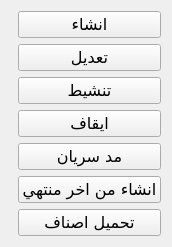
             <widget class="QWidget" name="QM_Promotion_Prom">
              <property name="geometry">
               <rect>
                <x>-89</x>
                <y>0</y>
                <width>172</width>
                <height>221</height>
               </rect>
              </property>
              <attribute name="label">
               <string>العروض</string>
              </attribute>
              <layout class="QGridLayout" name="gridLayout_2">
               <item row="0" column="1">
                <widget class="QPushButton" name="QAct_Prom_Add">
                 <property name="font">
                  <font>
                   <family>29LT Bukra Regular</family>
                   <pointsize>12</pointsize>
                   <weight>50</weight>
                   <italic>false</italic>
                   <bold>false</bold>
                  </font>
                 </property>
                 <property name="text">
                  <string>انشاء</string>
                 </property>
                </widget>
               </item>
               <item row="6" column="1">
                <widget class="QPushButton" name="QAct_Prom_Upload">
                 <property name="font">
                  <font>
                   <family>29LT Bukra Regular</family>
                   <pointsize>12</pointsize>
                   <weight>50</weight>
                   <italic>false</italic>
                   <bold>false</bold>
                  </font>
                 </property>
                 <property name="text">
                  <string>تحميل اصناف</string>
                 </property>
                </widget>
               </item>
               <item row="1" column="1">
                <widget class="QPushButton" name="QAct_Prom_Edit">
                 <property name="font">
                  <font>
                   <family>29LT Bukra Regular</family>
                   <pointsize>12</pointsize>
                   <weight>50</weight>
                   <italic>false</italic>
                   <bold>false</bold>
                  </font>
                 </property>
                 <property name="text">
                  <string>تعديل</string>
                 </property>
                </widget>
               </item>
               <item row="2" column="1">
                <widget class="QPushButton" name="QAct_Prom_Activate">
                 <property name="font">
                  <font>
                   <family>29LT Bukra Regular</family>
                   <pointsize>12</pointsize>
                   <weight>50</weight>
                   <italic>false</italic>
                   <bold>false</bold>
                  </font>
                 </property>
                 <property name="text">
                  <string>تنشيط</string>
                 </property>
                </widget>
               </item>
               <item row="3" column="1">
                <widget class="QPushButton" name="QAct_Prom_Deactivate">
                 <property name="font">
                  <font>
                   <family>29LT Bukra Regular</family>
                   <pointsize>12</pointsize>
                   <weight>50</weight>
                   <italic>false</italic>
                   <bold>false</bold>
                  </font>
                 </property>
                 <property name="text">
                  <string>ايقاف</string>
                 </property>
                </widget>
               </item>
               <item row="4" column="1">
                <widget class="QPushButton" name="QAct_Prom_Date_Increase">
                 <property name="font">
                  <font>
                   <family>29LT Bukra Regular</family>
                   <pointsize>12</pointsize>
                   <weight>50</weight>
                   <italic>false</italic>
                   <bold>false</bold>
                  </font>
                 </property>
                 <property name="text">
                  <string>مد سريان</string>
                 </property>
                </widget>
               </item>
               <item row="7" column="1">
                <spacer name="verticalSpacer">
                 <property name="orientation">
                  <enum>Qt::Vertical</enum>
                 </property>
                 <property name="sizeHint" stdset="0">
                  <size>
                   <width>20</width>
                   <height>40</height>
                  </size>
                 </property>
                </spacer>
               </item>
               <item row="5" column="1">
                <widget class="QPushButton" name="QAct_Prom_Copy">
                 <property name="font">
                  <font>
                   <family>29LT Bukra Regular</family>
                   <pointsize>12</pointsize>
                   <weight>50</weight>
                   <italic>false</italic>
                   <bold>false</bold>
                  </font>
                 </property>
                 <property name="text">
                  <string>انشاء من اخر منتهي</string>
                 </property>
                </widget>
               </item>
               <item row="3" column="0">
                <layout class="QGridLayout" name="gridLayout_21">
                 <property name="leftMargin">
                  <number>5</number>
                 </property>
                 <item row="0" column="0">
                  <spacer name="horizontalSpacer_3">
                   <property name="orientation">
                    <enum>Qt::Horizontal</enum>
                   </property>
                   <property name="sizeHint" stdset="0">
                    <size>
                     <width>40</width>
                     <height>20</height>
                    </size>
                   </property>
                  </spacer>
                 </item>
                </layout>
               </item>
              </layout>
             </widget>
